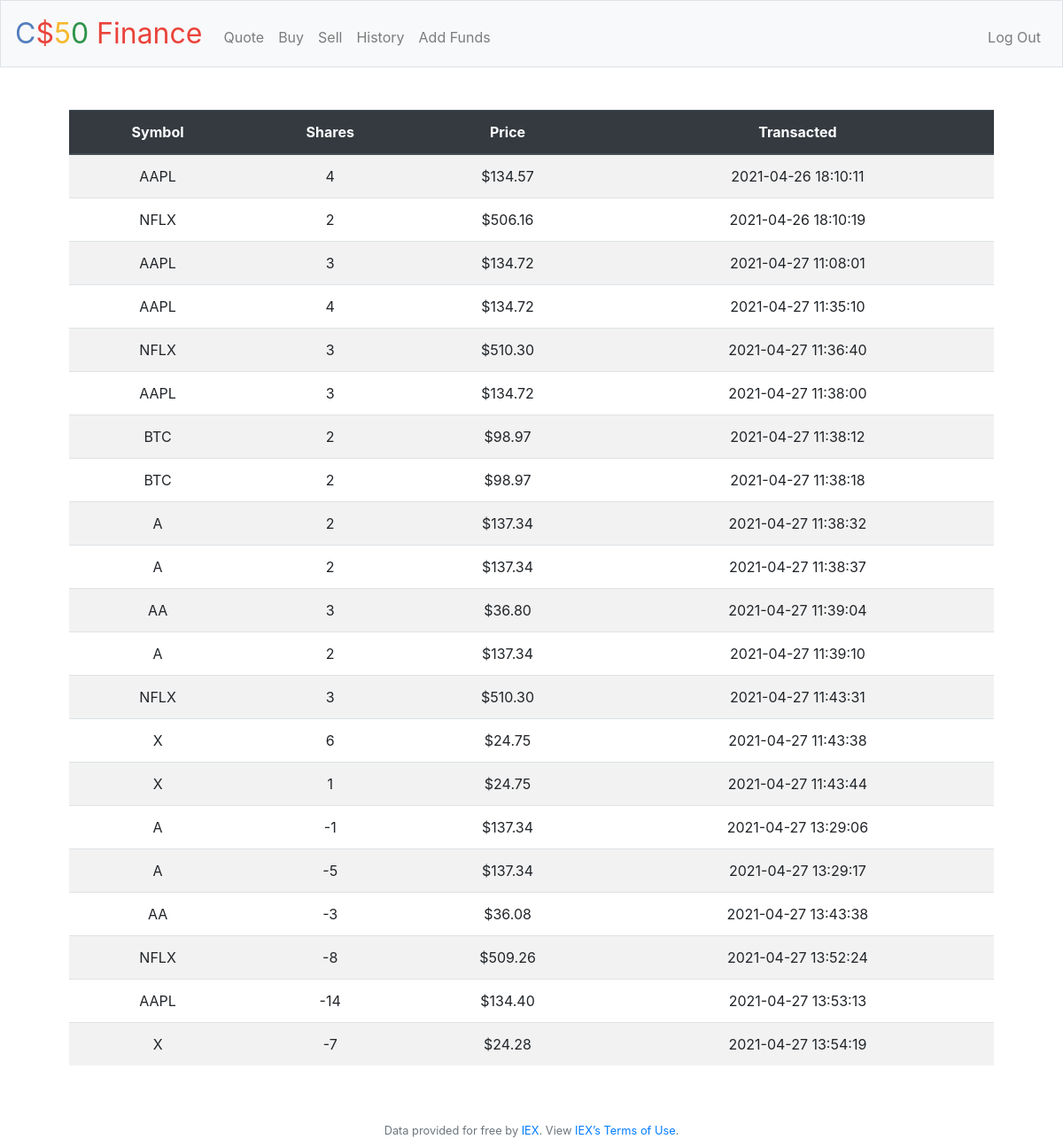
Screenshot of /history (signed in) with the database file from the repository.
### tables this page shows
CREATE TABLE history (historyId INTEGER, price INTEGER, time TEXT, personID INTEGER, stock_name TEXT, symbol TEXT, amount INTEGER, PRIMARY KEY(historyId), FOREIGN KEY (personID) REFERENCES users(id));

### application.py (the view)
@app.route("/history")
@login_required
def history():
    user_id = session["user_id"]
    rows = db.execute("SELECT * FROM history WHERE personID=?", user_id)
    return render_template("history.html", rows=rows)

### application.py (called while the page is built)
@app.after_request
def after_request(response):
    response.headers["Cache-Control"] = "no-cache, no-store, must-revalidate"
    response.headers["Expires"] = 0
    response.headers["Pragma"] = "no-cache"
    return response

### helpers.py (called while the page is built)
def login_required(f):
    @wraps(f)
    def decorated_function(*args, **kwargs):
        if session.get("user_id") is None:
            return redirect("/login")
        return f(*args, **kwargs)
    return decorated_function

def usd(value):
    return f"${value:,.2f}"

### templates/history.html (shortened to what this page needs)
{% extends "layout.html" %}
{% block main %}
    <table class="table table-striped table-hover">
        <thead class="thead-dark">
            <tr>
                <th scope="col">Symbol</th>
                <th scope="col">Shares</th>
                <th scope="col">Price</th>
                <th scope="col">Transacted</th>
            </tr>
        </thead>
        <tbody>
            {% for row in rows %}
            <tr>
                <td>{{ row.symbol }}</td>
                <td>{{ row.amount }}</td>
                <td>{{ row.price | usd}}</td>
                <td>{{ row.time }}</td>
            </tr>
            {% endfor %}
        </tbody>
    </table>
{% endblock %}

### templates/layout.html (shortened to what this page needs)
<!DOCTYPE html>
<html lang="en">
    <head>
        <link rel="stylesheet" href="https://cdn.jsdelivr.net/npm/bootstrap@4.5.3/dist/css/bootstrap.min.css">
        <link href="/static/styles.css" rel="stylesheet">
    </head>
    <body>
        <nav class="navbar navbar-expand-md navbar-light bg-light border">
            <a class="navbar-brand" href="/"><span class="blue">C</span><span class="red">$</span><span class="yellow">5</span><span class="green">0</span> <span class="red">Finance</span></a>
            <div class="collapse navbar-collapse" id="navbar">
                {% if session.user_id %}
                    <ul class="navbar-nav mr-auto mt-2">
                        <li class="nav-item"><a class="nav-link" href="/quote">Quote</a></li>
                        <li class="nav-item"><a class="nav-link" href="/buy">Buy</a></li>
                        <li class="nav-item"><a class="nav-link" href="/sell">Sell</a></li>
                        <li class="nav-item"><a class="nav-link" href="/history">History</a></li>
                        <li class="nav-item"><a class="nav-link" href="/funds">Add Funds</a></li>
                    </ul>
                    <ul class="navbar-nav ml-auto mt-2">
                        <li class="nav-item"><a class="nav-link" href="/logout">Log Out</a></li>
                    </ul>
                {% else %}
                    <ul class="navbar-nav ml-auto mt-2">
                        <li class="nav-item"><a class="nav-link" href="/register">Register</a></li>
                        <li class="nav-item"><a class="nav-link" href="/login">Log In</a></li>
                    </ul>
                {% endif %}
            </div>
        </nav>
        <main class="container p-5">
            {% block main %}{% endblock %}
        </main>
        <footer class="small text-center text-muted">
            Data provided for free by <a href="https://iextrading.com/developer">IEX</a>. View <a href="https://iextrading.com/api-exhibit-a/">IEX’s Terms of Use</a>.
        </footer>
    </body>
</html>

### static/styles.css (style rules this page uses)
nav .navbar-brand { font-size: xx-large; }
nav .navbar-brand .blue { color: #537fbe; }
nav .navbar-brand .red { color: #ea433b; }
nav .navbar-brand .yellow { color: #f5b82e; }
nav .navbar-brand .green { color: #2e944b; }
main { overflow-x: auto; text-align: center; }

### rows the page displays
history: symbol "AAPL", amount "4", price "$134.57", time "2021-04-26 18:10:11"
history: symbol "NFLX", amount "2", price "$506.16", time "2021-04-26 18:10:19"
history: symbol "AAPL", amount "3", price "$134.72", time "2021-04-27 11:08:01"
history: symbol "AAPL", amount "4", price "$134.72", time "2021-04-27 11:35:10"
history: symbol "NFLX", amount "3", price "$510.30", time "2021-04-27 11:36:40"
history: symbol "AAPL", amount "3", price "$134.72", time "2021-04-27 11:38:00"
history: symbol "BTC", amount "2", price "$98.97", time "2021-04-27 11:38:12"
history: symbol "BTC", amount "2", price "$98.97", time "2021-04-27 11:38:18"
history: symbol "A", amount "2", price "$137.34", time "2021-04-27 11:38:32"
history: symbol "A", amount "2", price "$137.34", time "2021-04-27 11:38:37"
history: symbol "AA", amount "3", price "$36.80", time "2021-04-27 11:39:04"
history: symbol "A", amount "2", price "$137.34", time "2021-04-27 11:39:10"
history: symbol "NFLX", amount "3", price "$510.30", time "2021-04-27 11:43:31"
history: symbol "X", amount "6", price "$24.75", time "2021-04-27 11:43:38"
history: symbol "X", amount "1", price "$24.75", time "2021-04-27 11:43:44"
history: symbol "A", amount "-1", price "$137.34", time "2021-04-27 13:29:06"
history: symbol "A", amount "-5", price "$137.34", time "2021-04-27 13:29:17"
history: symbol "AA", amount "-3", price "$36.08", time "2021-04-27 13:43:38"
history: symbol "NFLX", amount "-8", price "$509.26", time "2021-04-27 13:52:24"
history: symbol "AAPL", amount "-14", price "$134.40", time "2021-04-27 13:53:13"
history: symbol "X", amount "-7", price "$24.28", time "2021-04-27 13:54:19"
